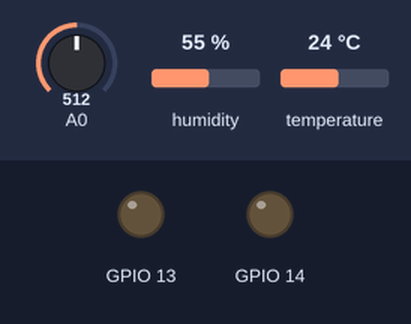
Bench run of a sketch on a simulated ESP8266 (NodeMCU). Parts: output pins drawn as LEDs (lit = HIGH). Inputs (shaded band) come from the test bench; at power-on: A0 = 512, humidity 55 %, temperature 24 °C. WiFi joins after 1.5 s; servers stay silent unless stated; uploads are accepted with an empty reply; what the sketch prints to the serial monitor is not drawn.

Above: at 30.7 s.
At 60.09 s:
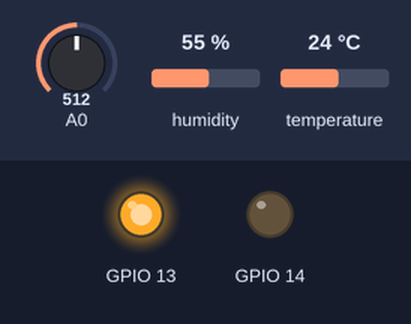
At 60.19 s:
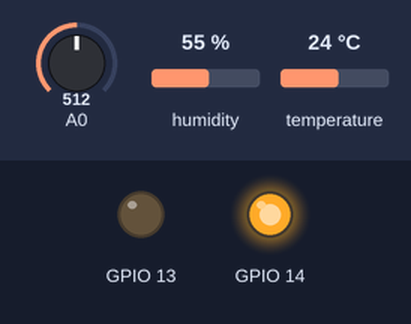
Timing chart, 0 to 79.6 s (numbered marks = the images above):
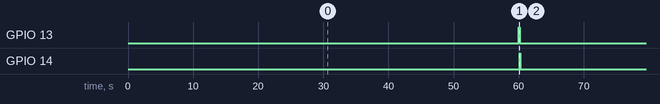

The sketch:

sketch_jul26c.ino
```cpp
#include <vector>
#include "WiFiManager.h"
#include "DHT22Sensor.h"
#include "SoilMoistureSensor.h"
#include "LightSensor.h"
#include "DataSender.h"

// Настройки
const char* ssid = "NASA";
const char* password = "50747016";
const char* detectorName = "detector_1";
const String serverUrl = "http://192.168.1.107:3000/api/measurements";

// Пины
const int DHT_PIN = 12;
const int SOIL_POWER = 13;
const int SOIL_ANALOG = A0;
const int LIGHT_POWER = 14;
const int LIGHT_ANALOG = A0;

// Калибровка датчика влажности почвы
const int SOIL_DRY = 330;
const int SOIL_WET = 280;

// Объекты
WiFiManager wifi(ssid, password);
DHT22Sensor dht(DHT_PIN);
SoilMoistureSensor soil(SOIL_POWER, SOIL_ANALOG, SOIL_DRY, SOIL_WET);
LightSensor light(LIGHT_POWER, LIGHT_ANALOG, false);

std::vector<Sensor*> sensors = { &dht, &soil, &light };

DataSender sender(serverUrl);

unsigned long previousMillis = 0;
const long interval = 60* 1000;  // 10 секунд

void setup() {
    Serial.begin(9600);
    if (!wifi.connect()) {
        Serial.println("Не удалось подключиться к Wi-Fi, перезагрузка...");
        ESP.restart();
    }
}

void loop() {
    unsigned long currentMillis = millis();
    if (currentMillis - previousMillis >= interval) {
        previousMillis = currentMillis;

        // Читаю все датчики
        for (auto* s : sensors) {
            s->read();
        }

        if (sender.send(sensors, detectorName)) {
            Serial.println("Данные отправлены успешно");
        } else {
            Serial.println("Ошибка отправки");
        }
    }
    delay(100);
}
```

DHT22Sensor.cpp
```cpp
#include "DHT22Sensor.h"

DHT22Sensor::DHT22Sensor(int pin) : _dht(pin, DHT22) {
    _dht.begin();
}

void DHT22Sensor::read() {
    _temperature = _dht.readTemperature();
    _humidity = _dht.readHumidity();
    if (isnan(_temperature) || isnan(_humidity)) {
        Serial.println("Ошибка чтения DHT22");
        _temperature = -999;
        _humidity = -999;
    }
}

void DHT22Sensor::addToJson(JsonObject obj) const {
    obj["temperature"] = _temperature;
    obj["humidityAir"] = _humidity;
}
```

DHT22Sensor.h
```cpp
#pragma once
#include "Sensor.h"
#include <DHT.h>

class DHT22Sensor : public Sensor {
public:
    DHT22Sensor(int pin);
    void read() override;
    void addToJson(JsonObject obj) const override;
    float getTemperature() const { return _temperature; }
    float getHumidity() const { return _humidity; }
private:
    DHT _dht;
    float _temperature;
    float _humidity;
};
```

DataSender.cpp
```cpp
#include "DataSender.h"
#include <ESP8266WiFi.h>
#include <ArduinoJson.h>

DataSender::DataSender(const String& serverUrl) : _serverUrl(serverUrl) {}

bool DataSender::send(const std::vector<Sensor*>& sensors, const String& detectorName) {
    if (WiFi.status() != WL_CONNECTED) {
        Serial.println("Нет Wi-Fi");
        return false;
    }

    StaticJsonDocument<256> doc;
    doc["deviceId"] = detectorName;                // <<-- обязательное поле
    // doc["timestamp"] = millis();               // опционально, можно добавить

    // Каждый датчик добавляет свои поля в корневой объект
    for (auto* s : sensors) {
        s->addToJson(doc.as<JsonObject>());
    }

    String payload;
    serializeJson(doc, payload);

    Serial.print("Отправка JSON: ");
    Serial.println(payload);

    _http.begin(_client, _serverUrl);
    _http.addHeader("Content-Type", "application/json");
    int httpCode = _http.POST(payload);

    bool success = false;
    if (httpCode > 0) {
        Serial.printf("Код ответа: %d\n", httpCode);
        String response = _http.getString();
        Serial.println("Ответ сервера: " + response);
        success = true;
    } else {
        Serial.printf("Ошибка HTTP: %d\n", httpCode);
    }
    _http.end();
    return success;
}
```

DataSender.h
```cpp
#pragma once
#include <Arduino.h>
#include <ESP8266HTTPClient.h>
#include <WiFiClient.h>
#include <vector>
#include "Sensor.h"

class DataSender {
public:
    DataSender(const String& serverUrl);
    bool send(const std::vector<Sensor*>& sensors, const String& detectorName);
private:
    String _serverUrl;
    WiFiClient _client;
    HTTPClient _http;
};
```

LightSensor.cpp
```cpp
#include "LightSensor.h"

LightSensor::LightSensor(int powerPin, int analogPin, bool invert)
    : _powerPin(powerPin), _analogPin(analogPin), _invert(invert) {
    pinMode(_powerPin, OUTPUT);
    digitalWrite(_powerPin, LOW);
}

void LightSensor::read() {
    digitalWrite(_powerPin, HIGH);
    delay(100);
    int raw = analogRead(_analogPin);
    digitalWrite(_powerPin, LOW);
    if (_invert) raw = 1023 - raw;
    _lightPercent = map(raw, 0, 1023, 0, 100);
    _lightPercent = constrain(_lightPercent, 0, 100);
}

void LightSensor::addToJson(JsonObject obj) const {
    obj["illuminance"] = _lightPercent;
}
```

LightSensor.h
```cpp
#pragma once
#include "Sensor.h"

class LightSensor : public Sensor {
public:
    LightSensor(int powerPin, int analogPin, bool invert = false);
    void read() override;
    void addToJson(JsonObject obj) const override;
    float getLightPercent() const { return _lightPercent; }
private:
    int _powerPin;
    int _analogPin;
    bool _invert;
    float _lightPercent;
};
```

Sensor.h
```cpp
#pragma once
#include <Arduino.h>
#include <ArduinoJson.h>

class Sensor {
public:
    virtual ~Sensor() {}
    virtual void read() = 0;
    virtual void addToJson(JsonObject obj) const = 0;
};
```

SoilMoistureSensor.cpp
```cpp
#include "SoilMoistureSensor.h"

SoilMoistureSensor::SoilMoistureSensor(int powerPin, int analogPin, int dryValue, int wetValue)
    : _powerPin(powerPin), _analogPin(analogPin), _dryValue(dryValue), _wetValue(wetValue) {
    pinMode(_powerPin, OUTPUT);
    digitalWrite(_powerPin, LOW);
}

void SoilMoistureSensor::read() {
    digitalWrite(_powerPin, HIGH);
    delay(100);
    int raw = analogRead(_analogPin);
    digitalWrite(_powerPin, LOW);
    _moisturePercent = map(raw, _dryValue, _wetValue, 0, 100);
    _moisturePercent = constrain(_moisturePercent, 0, 100);
}

void SoilMoistureSensor::addToJson(JsonObject obj) const {
    obj["soilMoisture"] = _moisturePercent;
}
```

SoilMoistureSensor.h
```cpp
#pragma once
#include "Sensor.h"

class SoilMoistureSensor : public Sensor {
public:
    SoilMoistureSensor(int powerPin, int analogPin, int dryValue, int wetValue);
    void read() override;
    void addToJson(JsonObject obj) const override;
    float getMoisturePercent() const { return _moisturePercent; }
private:
    int _powerPin;
    int _analogPin;
    int _dryValue;
    int _wetValue;
    float _moisturePercent;
};
```

WiFiManager.cpp
```cpp
#include "WiFiManager.h"
#include <Arduino.h>

WiFiManager::WiFiManager(const char* ssid, const char* password)
    : _ssid(ssid), _password(password) {}

bool WiFiManager::connect() {
    WiFi.begin(_ssid, _password);
    Serial.print("Подключение к Wi-Fi");
    int attempts = 0;
    while (WiFi.status() != WL_CONNECTED && attempts < 20) {
        delay(500);
        Serial.print(".");
        attempts++;
    }
    if (WiFi.status() == WL_CONNECTED) {
        Serial.println("\nПодключено! IP: " + WiFi.localIP().toString());
        return true;
    } else {
        Serial.println("\nОшибка подключения");
        return false;
    }
}

bool WiFiManager::isConnected() const {
    return WiFi.status() == WL_CONNECTED;
}
```

WiFiManager.h
```cpp
#pragma once
#include <ESP8266WiFi.h>

class WiFiManager {
public:
    WiFiManager(const char* ssid, const char* password);
    bool connect();
    bool isConnected() const;
private:
    const char* _ssid;
    const char* _password;
};
```

httpSender.cpp
```cpp
#include "httpSender.h"

bool sendDataToServer(const String& serverUrl, const String& payload) {
    if (WiFi.status() != WL_CONNECTED) {
        Serial.println("Ошибка: нет Wi-Fi подключения");
        return false;
    }

    WiFiClient client;
    HTTPClient http;

    http.begin(client, serverUrl);
    http.addHeader("Content-Type", "application/json");

    int httpCode = http.POST(payload);

    bool success = false;

    if (httpCode > 0) {
        Serial.print("Код ответа: ");
        Serial.println(httpCode);
        success = true;
    } else {
        Serial.print("Ошибка HTTP: ");
        Serial.println(httpCode);
        success = false;
    }

    http.end();
    return success;
}
```

httpSender.h
```cpp
#pragma once

#include <Arduino.h>
#include <ESP8266WiFi.h>
#include <ESP8266HTTPClient.h>

bool sendDataToServer(const String& serverUrl, const String& payload);
```

Measured:
- by itself, GPIO 13, GPIO 14: alternates HIGH for 0.10 s and LOW for 59.9 s
